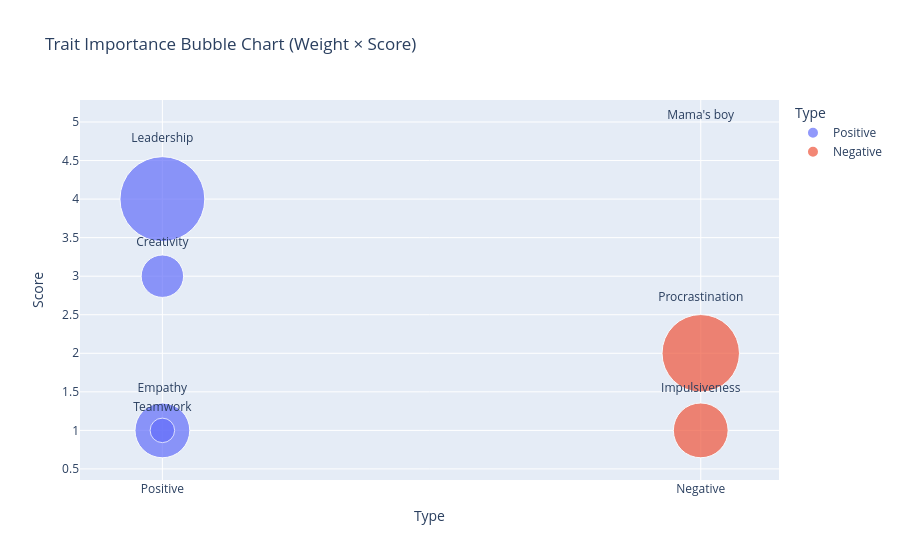

Here is the notebook cell this chart was saved with:
### Code cell
# A bubble chart that shows the importance of the traits

def plot_trait_bubbles(positive_traits, negative_traits):
    traits, scores, weights, types, sizes = [], [], [], [], []

    for trait, (score, weight) in positive_traits.items():
        traits.append(trait)
        scores.append(score)
        weights.append(weight)
        types.append('Positive')
        sizes.append(score * weight)

    for trait, (score, weight) in negative_traits.items():
        traits.append(trait)
        scores.append(score)
        weights.append(weight)
        types.append('Negative')
        sizes.append(score * weight)

    df = pd.DataFrame({
        'Trait': traits,
        'Score': scores,
        'Weight': weights,
        'Type': types,
        'Size': sizes
    })

    fig = px.scatter(
        df,
        x='Type',
        y='Score',
        size='Size',
        color='Type',
        text='Trait',
        hover_data=['Trait', 'Score', 'Weight', 'Size'],
        size_max=60,
        title='Trait Importance Bubble Chart (Weight × Score)',
    )

    fig.update_traces(textposition='top center')
    fig.show()

plot_trait_bubbles(positive_traits, negative_traits)

### Figure 1 — Plotly figure (JSON) as saved in the notebook; plotly's stock layout.template omitted (floating-point values rounded to 4 significant figures)
{"data": [{"customdata": [["Empathy", 0.5, 0.5], ["Creativity", 0.1, 0.3], ["Teamwork", 0.1, 0.1], ["Leadership", 0.3, 1.2]], "hovertemplate": "Type=%{x}<br>Score=%{y}<br>Size=%{customdata[2]}<br>Trait=%{customdata[0]}<br>Weight=%{customdata[1]}<extra></extra>", "legendgroup": "Positive", "marker": {"color": "#636efa", "size": [0.5, 0.3, 0.1, 1.2], "sizemode": "area", "sizeref": 0.0003333, "symbol": "circle"}, "mode": "markers+text", "name": "Positive", "orientation": "v", "showlegend": true, "text": ["Empathy", "Creativity", "Teamwork", "Leadership"], "textposition": "top center", "type": "scatter", "x": ["Positive", "Positive", "Positive", "Positive"], "xaxis": "x", "y": [1, 3, 1, 4], "yaxis": "y"}, {"customdata": [["Procrastination", 0.5, 1], ["Impulsiveness", 0.5, 0.5], ["Mama's boy", 0, 0]], "hovertemplate": "Type=%{x}<br>Score=%{y}<br>Size=%{customdata[2]}<br>Trait=%{customdata[0]}<br>Weight=%{customdata[1]}<extra></extra>", "legendgroup": "Negative", "marker": {"color": "#EF553B", "size": [1, 0.5, 0], "sizemode": "area", "sizeref": 0.0003333, "symbol": "circle"}, "mode": "markers+text", "name": "Negative", "orientation": "v", "showlegend": true, "text": ["Procrastination", "Impulsiveness", "Mama's boy"], "textposition": "top center", "type": "scatter", "x": ["Negative", "Negative", "Negative"], "xaxis": "x", "y": [2, 1, 5], "yaxis": "y"}], "layout": {"legend": {"itemsizing": "constant", "title": {"text": "Type"}, "tracegroupgap": 0}, "title": {"text": "Trait Importance Bubble Chart (Weight × Score)"}, "xaxis": {"anchor": "y", "categoryarray": ["Positive", "Negative"], "categoryorder": "array", "domain": [0, 1], "title": {"text": "Type"}}, "yaxis": {"anchor": "x", "domain": [0, 1], "title": {"text": "Score"}}}}
